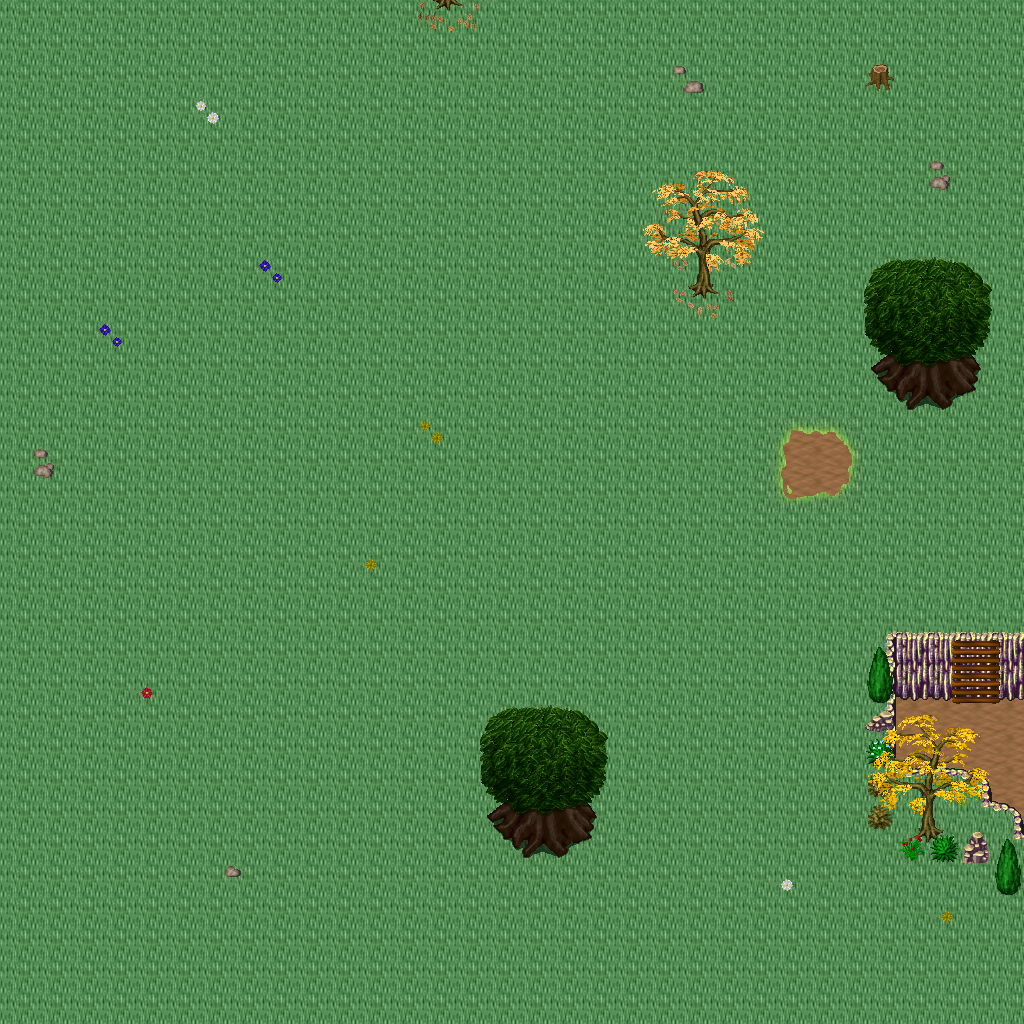

A level layout from a 2D game, rendered from its tile map. Below: a short description, then the map file with tile-grid data replaced by summaries:
An orthogonal 32x32 tile map with 32x32 px tiles, 5 tile layers (Ground, Objects, Objects2, Above, ...), 1 hidden layer not drawn, 25 tilesets.

<map version="1.10" tiledversion="1.11.0" orientation="orthogonal" renderorder="right-down" width="32" height="32" tilewidth="32" tileheight="32" infinite="0" nextlayerid="11" nextobjectid="1">
 <tileset firstgid="1" name="logic_collision" tilewidth="32" tileheight="32" tilecount="1" columns="1">
  <image source="../drawable/logic_collision.png" width="32" height="32" />
 </tileset>
 <tileset firstgid="2" name="ground_ridge_earth_pale" tilewidth="32" tileheight="32" tilecount="96" columns="12">
  <image source="../drawable/ground_ridge_earth_pale.png" width="384" height="256" />
 </tileset>
 <tileset firstgid="98" name="ground_ridge_earth_dark" tilewidth="32" tileheight="32" tilecount="96" columns="12">
  <image source="../drawable/ground_ridge_earth_dark.png" width="384" height="256" />
 </tileset>
 <tileset firstgid="194" name="ground_ground" tilewidth="32" tileheight="32" tilecount="33" columns="3">
  <image source="../drawable/ground_ground.png" width="96" height="352" />
 </tileset>
 <tileset firstgid="227" name="plant_stump_small_stump" tilewidth="32" tileheight="32" tilecount="4" columns="2">
  <image source="../drawable/plant_stump_small_stump.png" width="64" height="64" />
 </tileset>
 <tileset firstgid="231" name="plant_tree_fall_trees" tilewidth="32" tileheight="32" tilecount="40" columns="8">
  <image source="../drawable/plant_tree_fall_trees.png" width="256" height="160" />
 </tileset>
 <tileset firstgid="271" name="plant_tree_pine_tree" tilewidth="32" tileheight="32" tilecount="20" columns="4">
  <image source="../drawable/plant_tree_pine_tree.png" width="128" height="160" />
 </tileset>
 <tileset firstgid="291" name="plant_tree_tree_darkgreen" tilewidth="32" tileheight="32" tilecount="88" columns="8">
  <image source="../drawable/plant_tree_tree_darkgreen.png" width="256" height="352" />
 </tileset>
 <tileset firstgid="379" name="plant_leaves" tilewidth="32" tileheight="32" tilecount="8" columns="4">
  <image source="../drawable/plant_leaves.png" width="128" height="64" />
 </tileset>
 <tileset firstgid="387" name="plant_flower_daisy_blue" tilewidth="32" tileheight="32" tilecount="8" columns="2">
  <image source="../drawable/plant_flower_daisy_blue.png" width="64" height="128" />
 </tileset>
 <tileset firstgid="395" name="plant_flower_daisy_red" tilewidth="32" tileheight="32" tilecount="8" columns="2">
  <image source="../drawable/plant_flower_daisy_red.png" width="64" height="128" />
 </tileset>
 <tileset firstgid="403" name="plant_flower_daisy_white" tilewidth="32" tileheight="32" tilecount="8" columns="2">
  <image source="../drawable/plant_flower_daisy_white.png" width="64" height="128" />
 </tileset>
 <tileset firstgid="411" name="plant_flower_daisy_yellow" tilewidth="32" tileheight="32" tilecount="8" columns="2">
  <image source="../drawable/plant_flower_daisy_yellow.png" width="64" height="128" />
 </tileset>
 <tileset firstgid="419" name="ground_grass_corners" tilewidth="32" tileheight="32" tilecount="24" columns="6">
  <image source="../drawable/ground_grass_corners.png" width="192" height="128" />
 </tileset>
 <tileset firstgid="443" name="ground_grass_edges" tilewidth="32" tileheight="32" tilecount="36" columns="12">
  <image source="../drawable/ground_grass_edges.png" width="384" height="96" />
 </tileset>
 <tileset firstgid="479" name="ground_rock_pebbles" tilewidth="32" tileheight="32" tilecount="3" columns="1">
  <image source="../drawable/ground_rock_pebbles.png" width="32" height="96" />
 </tileset>
 <tileset firstgid="482" name="logic_portal" tilewidth="32" tileheight="32" tilecount="24" columns="8">
  <image source="../drawable/logic_portal.png" width="256" height="96" />
 </tileset>
 <tileset firstgid="506" name="logic_creature_ent" tilewidth="32" tileheight="32" tilecount="4" columns="4">
  <image source="../drawable/logic_creature_ent.png" width="128" height="32" />
 </tileset>
 <tileset firstgid="510" name="logic_creature_animal" tilewidth="32" tileheight="32" tilecount="32" columns="8">
  <image source="../drawable/logic_creature_animal.png" width="256" height="128" />
 </tileset>
 <tileset firstgid="542" name="logic_creature_human_evil" tilewidth="32" tileheight="32" tilecount="16" columns="8">
  <image source="../drawable/logic_creature_human_evil.png" width="256" height="64" />
 </tileset>
 <tileset firstgid="558" name="terrain_grassland" tilewidth="32" tileheight="32" tilecount="88" columns="8">
  <image source="../drawable/terrain_grassland.png" width="256" height="352" />
 </tileset>
 <tileset firstgid="646" name="terrain_cave_opening" tilewidth="32" tileheight="32" tilecount="12" columns="3">
  <image source="../drawable/terrain_cave_opening.png" width="96" height="128" />
 </tileset>
 <tileset firstgid="658" name="ground_ladder_vertical_dark" tilewidth="32" tileheight="32" tilecount="3" columns="3">
  <image source="../drawable/ground_ladder_vertical_dark.png" width="96" height="32" />
 </tileset>
 <tileset firstgid="661" name="plant_flower_flowers_mixed" tilewidth="32" tileheight="32" tilecount="16" columns="4">
  <image source="../drawable/plant_flower_flowers_mixed.png" width="128" height="128" />
 </tileset>
 <tileset firstgid="677" name="logic_creature_reptile" tilewidth="32" tileheight="32" tilecount="7" columns="7">
  <image source="../drawable/logic_creature_reptile.png" width="224" height="32" />
 </tileset>
 <layer id="1" name="Ground" width="32" height="32">
  <data>[1024 cells, 1024 non-empty, 2 distinct tile ids]</data>
 </layer>
 <layer id="2" name="Objects" width="32" height="32">
  <data>[1024 cells, 59 non-empty, 35 distinct tile ids]</data>
 </layer>
 <layer id="3" name="Objects2" width="32" height="32">
  <data>[1024 cells, 23 non-empty, 18 distinct tile ids]</data>
 </layer>
 <layer id="4" name="Above" width="32" height="32">
  <data>[1024 cells, 49 non-empty, 33 distinct tile ids]</data>
 </layer>
 <layer id="5" name="Above2" width="32" height="32">
  <data>[1024 cells, 17 non-empty, 17 distinct tile ids]</data>
 </layer>
 <layer id="6" name="Walkable" width="32" height="32" visible="0">
  <data>[1024 cells, 33 non-empty, 1 distinct tile ids]</data>
 </layer>
 <objectgroup id="7" name="Mapevents" />
 <objectgroup id="8" name="Spawn" />
 <objectgroup id="9" name="Keys" />
 <objectgroup id="10" name="Replace" />
</map>
